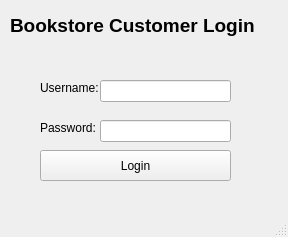
<?xml version="1.0" encoding="UTF-8"?>
<ui version="4.0">
 <class>MainWindow</class>
 <widget class="QMainWindow" name="MainWindow">
  <property name="geometry">
   <rect>
    <x>0</x>
    <y>0</y>
    <width>288</width>
    <height>237</height>
   </rect>
  </property>
  <property name="windowTitle">
   <string>MainWindow</string>
  </property>
  <widget class="QWidget" name="centralwidget">
   <widget class="QPushButton" name="btnLogin">
    <property name="geometry">
     <rect>
      <x>40</x>
      <y>150</y>
      <width>191</width>
      <height>31</height>
     </rect>
    </property>
    <property name="text">
     <string>Login</string>
    </property>
   </widget>
   <widget class="QLineEdit" name="txtUsername">
    <property name="geometry">
     <rect>
      <x>100</x>
      <y>80</y>
      <width>131</width>
      <height>22</height>
     </rect>
    </property>
   </widget>
   <widget class="QLineEdit" name="txtPass">
    <property name="geometry">
     <rect>
      <x>100</x>
      <y>120</y>
      <width>131</width>
      <height>22</height>
     </rect>
    </property>
   </widget>
   <widget class="QLabel" name="label">
    <property name="geometry">
     <rect>
      <x>40</x>
      <y>80</y>
      <width>81</width>
      <height>16</height>
     </rect>
    </property>
    <property name="text">
     <string>Username:</string>
    </property>
   </widget>
   <widget class="QLabel" name="label_2">
    <property name="geometry">
     <rect>
      <x>40</x>
      <y>120</y>
      <width>61</width>
      <height>16</height>
     </rect>
    </property>
    <property name="text">
     <string>Password:</string>
    </property>
   </widget>
   <widget class="QLabel" name="label_3">
    <property name="geometry">
     <rect>
      <x>10</x>
      <y>10</y>
      <width>251</width>
      <height>31</height>
     </rect>
    </property>
    <property name="font">
     <font>
      <pointsize>14</pointsize>
      <bold>true</bold>
     </font>
    </property>
    <property name="text">
     <string>Bookstore Customer Login</string>
    </property>
   </widget>
  </widget>
  <widget class="QMenuBar" name="menubar">
   <property name="geometry">
    <rect>
     <x>0</x>
     <y>0</y>
     <width>288</width>
     <height>22</height>
    </rect>
   </property>
  </widget>
  <widget class="QStatusBar" name="statusbar"/>
 </widget>
 <resources/>
 <connections/>
</ui>
